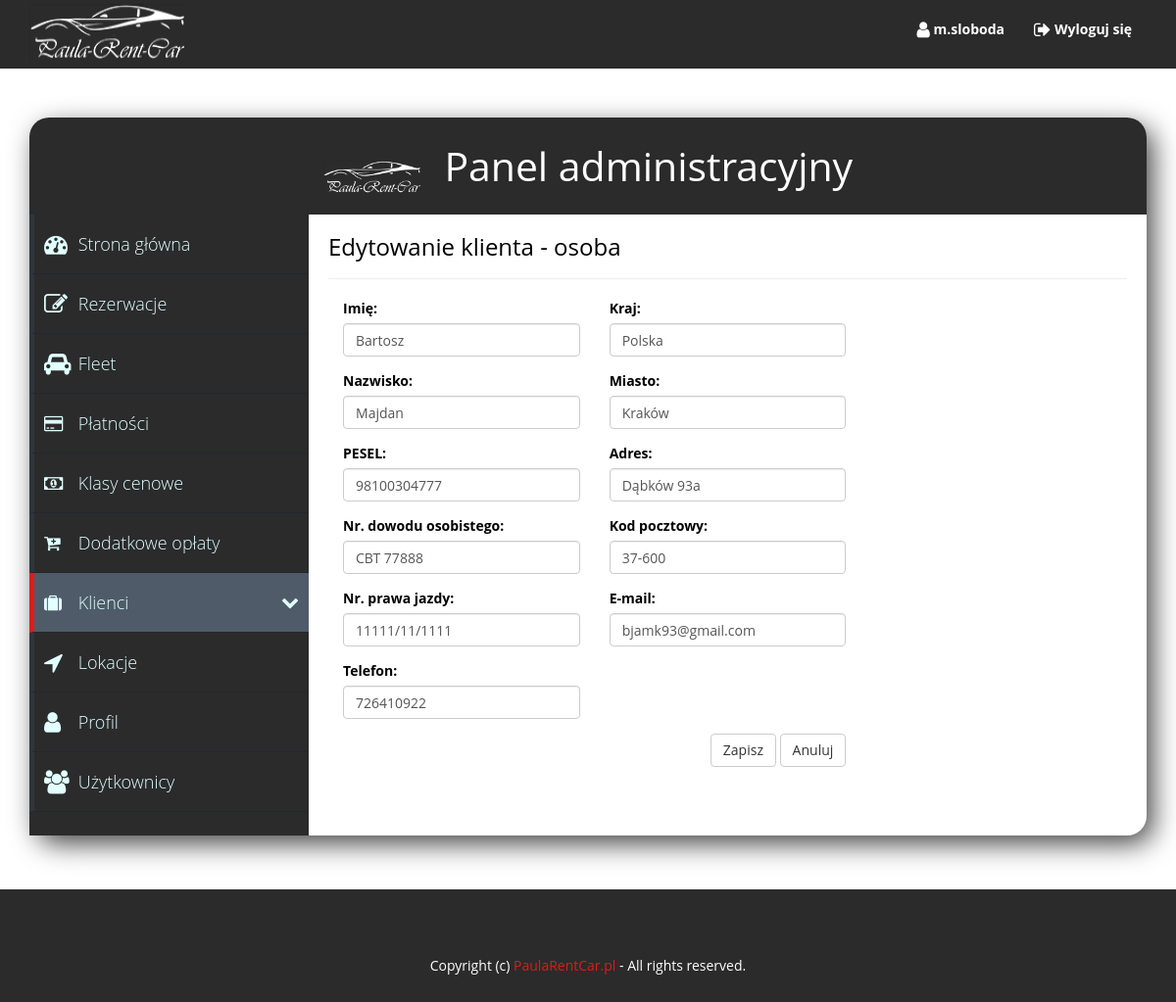
Screenshot of /adminPanel.php?subpage=ClientsPeople&action=edit&id=1 (signed in) with the database file from the repository.
### tables this page shows
CREATE TABLE `drivers` (
  `id` int(11) NOT NULL,
  `id_companies` int(11) DEFAULT NULL,
  `name` varchar(60) NOT NULL,
  `surname` varchar(60) NOT NULL,
  `pesel` varchar(11) NOT NULL,
  `ident_card` varchar(9) NOT NULL,
  `driving_licence` varchar(13) NOT NULL,
  `address` varchar(100) NOT NULL,
  `postcode` varchar(20) NOT NULL,
  `city` varchar(40) NOT NULL,
  `country` varchar(40) NOT NULL,
  `phone` varchar(11) NOT NULL,
  `email` varchar(50) NOT NULL
);

### adminPanel/adminPanelFunctions.php (called while the page is built, shortened)
<?php
function getClientPeople($id){
	$pdo = connectDatabase();
	$stmt = $pdo->prepare("SELECT * FROM drivers WHERE id=:id");
	$stmt->bindValue(':id', $id, PDO::PARAM_INT);
	if($stmt->execute())
		return $stmt->fetch();
	else
		return false;
}
?>

### adminPanel/adminPanelClientsPeople.php (the view, shortened to what this page needs)
<?php
	echo '<div class="col-lg-9 col-md-9 col-sm-12 col-xs-12" id="panel_content">';
	require_once("adminPanelFunctions.php");
	if(!isset($_GET['action']))
	{
		echo '<div class="page-header">
			<h3>Klienci - osoby</h3>
			</div>';
		echo '<a href="adminPanel.php?subpage=ClientsPeople&action=add" class="btn btn-default action-btn">Dodaj klienta</a>
			<hr/>';
		displayClientsPeople();
	}
	else if($_GET['action'] == "edit" && isset($_GET['id']))
	{
		$client = getClientPeople($_GET['id']);
		echo '<div class="page-header">
			<h3>Edytowanie klienta - osoba</h3>
			</div>';
		echo '
			<form method="POST" action="adminPanel/action.php?subpage=ClientsPeople&action=edit&id='.$_GET['id'].'" autocomplete="off">
			<div class="col-lg-4 col-md-6 col-sm-8 col-xs-12">
				<div class="form-group">
					<label for="login_input" class="tytul_input">Imię: </label>
					<input type="text" class="form-control" id="name_input" name="name" value="'.$client['name'].'">
				</div>
				<div class="form-group">
					<label for="surname_input" class="tytul_input">Nazwisko: </label>
					<input type="text" class="form-control" id="surname_input" name="surname" value="'.$client['surname'].'">
				</div>
				<div class="form-group">
					<label for="pesel_input" class="tytul_input">PESEL: </label>
					<input type="text" class="form-control" id="pesel_input" name="pesel" value="'.$client['pesel'].'">
				</div>
				<div class="form-group">
					<label class="tytul_input" for="ident_card_input">Nr. dowodu osobistego: </label>
					<input type="text" class="form-control" id="ident_card_input" name="ident_card" value="'.$client['ident_card'].'">
				</div>
				<div class="form-group">
					<label class="tytul_input" for="driving_licence_input">Nr. prawa jazdy: </label>
					<input type="text" class="form-control" id="driving_license_input" name="driving_licence" value="'.$client['driving_licence'].'">
				</div>
				<div class="form-group">
					<label class="tytul_input" for="phone_input">Telefon: </label>
					<input type="text" class="form-control" id="phone_input" name="phone" value="'.$client['phone'].'">
				</div>
			</div>
			<div class="col-lg-4 col-md-6 col-sm-8 col-xs-12">
				<div class="form-group">
					<label class="tytul_input" for="country_input">Kraj: </label>
					<input type="text" class="form-control" id="country_input" name="country" value="'.$client['country'].'">
				</div>
				<div class="form-group">
					<label class="tytul_input" for="city_input">Miasto: </label>
					<input type="text" class="form-control" id="city_input" name="city" value="'.$client['city'].'">
				</div>
				<div class="form-group">
					<label class="tytul_input" for="address_input">Adres: </label>
					<input type="text" class="form-control" id="address_input" name="address" value="'.$client['address'].'">
				</div>
				<div class="form-group">
					<label class="tytul_input" for="postcode_input">Kod pocztowy: </label>
					<input type="text" class="form-control" id="postcode_input" name="postcode" value="'.$client['postcode'].'">
				</div>
				<div class="form-group">
					<label class="tytul_input" for="email_input">E-mail: </label>
					<input type="text" class="form-control" id="email_input" name="email" value="'.$client['email'].'">
				</div>
			</div>
			<div class="clearfix visible-lg-block"></div>
		    <div class="col-lg-8 col-md-12 col-sm-8 col-xs-12">
			    <div class="text-right">
					<input type="submit" class="btn btn-default" value="Zapisz" id="submit">
					<a href="adminPanel.php?subpage=ClientsPeople" class="btn btn-default">Anuluj</a>
				</div>
			</div>
			</form>
		<div class="error_div">';
		echo '</div>
			</div>';
	}
	echo '</div>
		</div>
		</div>
		</div>';
?>

### css/mainCss.css (style rules this page uses)
html, body { margin: 0; padding: 0; height: 100%; }
body { font-family: 'Open Sans', sans-serif; background: white; color: black !important; height: 100%; }

### css/adminPanel.css (style rules this page uses)
.error_div { height: 50px; overflow: hidden; }
#panel_content { margin: 0; padding: 20px; }
.page-header { margin-top: 0; }
.page-header h3 { margin-top: 0; }
.row.is-flex > [class*='col-'] { display: flex; flex-direction: column; }
.row.is-flex > [class*='col-'] { display: -webkit-box; display: -webkit-flex; display: -ms-flexbox; display: flex; -webkit-box-orient: vertical; -webkit-box-direction: normal; -webkit-flex-direction: column; -ms-flex-direction: column; flex-direction: column; }

### rows the page displays
drivers: name "Bartosz", surname "Majdan", pesel "98100304777", ident_card "CBT 77888", driving_licence "11111/11/1111", phone "726410922", country "Polska", city "Kraków", address "Dąbków 93a", postcode "37-600", email "bjamk93@gmail.com"

### other values shown
$_SESSION['user'] "m.sloboda"
